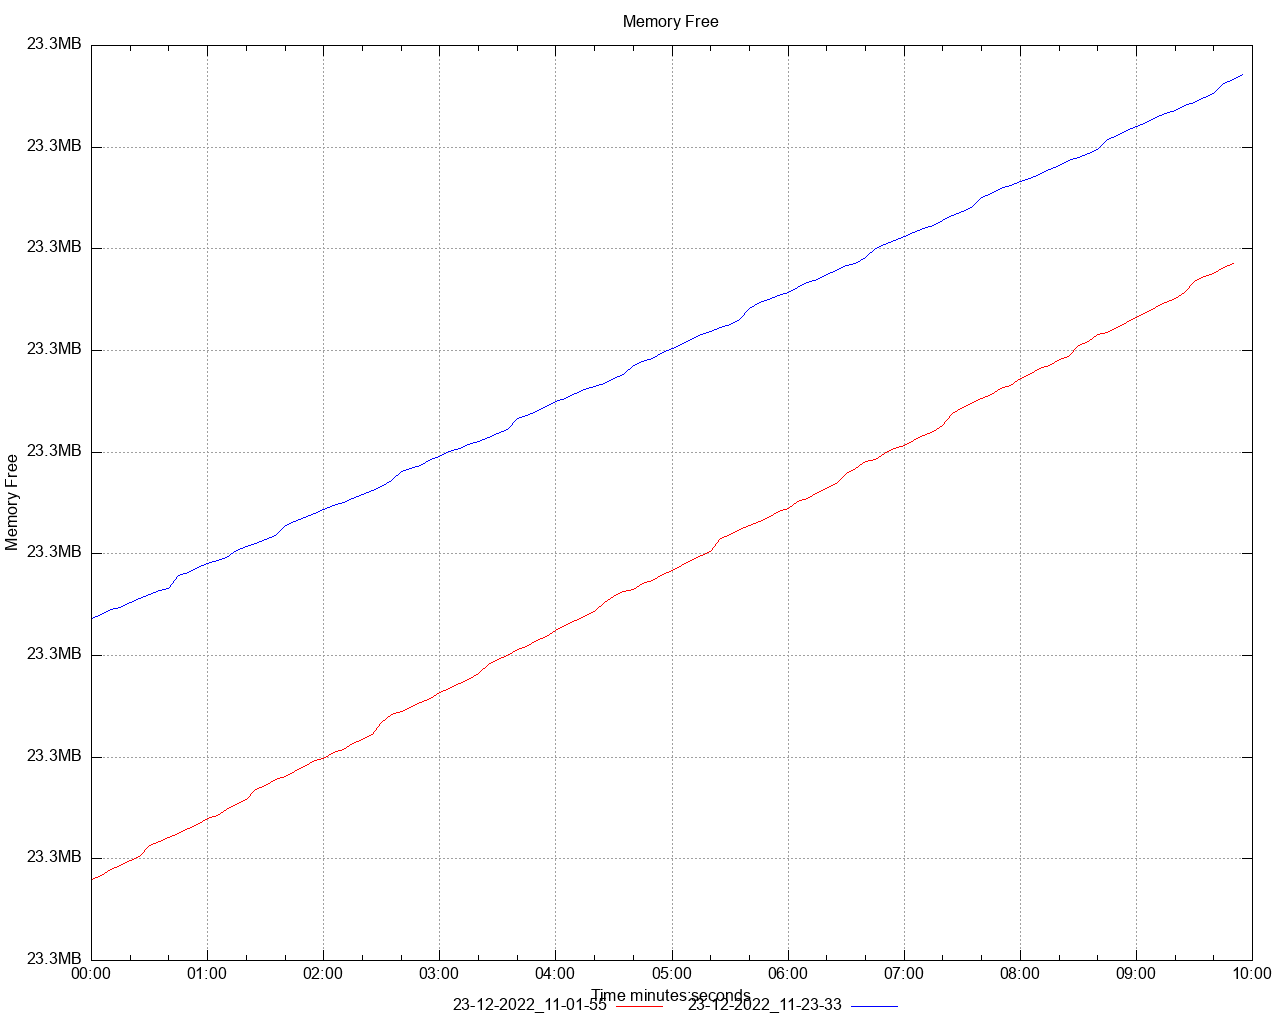

Reproduce this figure in gnuplot.
set title 'Memory Free' noenhanced
set style data lines
set datafile separator ","
set terminal png size 1280,1024
set grid
set key below
set xdata time
set timefmt "%s"
offset = 0
t0(x)=(offset=($0==0) ? x : offset, x - offset)
set xlabel 'Time minutes:seconds'
set ylabel 'Memory Free'
set format y '%.1s%cB'
set output '/Users/ahmet.mircik/Workspace/python/hazelcast-simulator/offload-benchmarks/report/dstat/memory_free_A4.png'
plot \
   '/Users/ahmet.mircik/Workspace/python/hazelcast-simulator/offload-benchmarks/report/data/memory_free_A4_1.data' using (t0(timecolumn(1))):2 title "23-12-2022_11-01-55" noenhanced lt rgb "red", \
   '/Users/ahmet.mircik/Workspace/python/hazelcast-simulator/offload-benchmarks/report/data/memory_free_A4_2.data' using (t0(timecolumn(1))):2 title "23-12-2022_11-23-33" noenhanced lt rgb "blue", \
